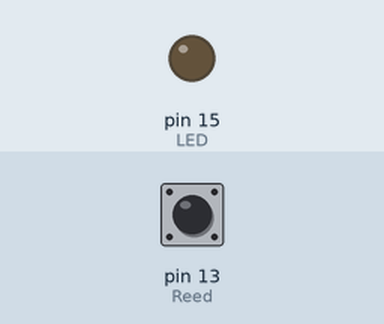
Simulated run of this sketch. Board: Arduino Uno, built with avr-gcc and run on an emulated ATmega328P. Shown: output pins drawn as LEDs (lit = HIGH). Inputs (shaded band) come from the test bench; at power-on: pin 13 (Reed) HIGH. What the sketch prints to the serial monitor is not drawn.

Above: at 1.2 s.
1.3 s: pin 13 (Reed) pulsed LOW 2 times (0.12 s each, 0.3 s apart)
At 4.6 s:
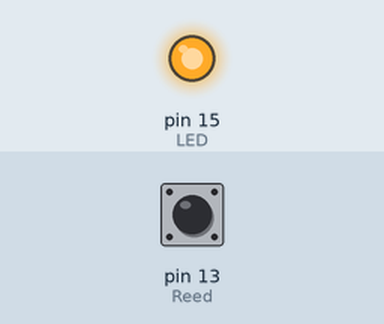
4.9 s: pin 13 (Reed) driven LOW
At 6.0 s:
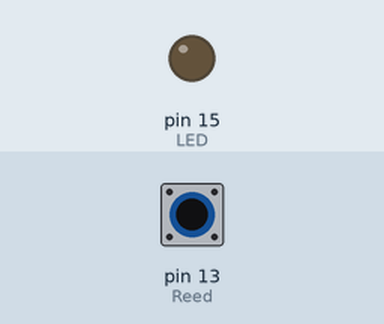
6.4 s: pin 13 (Reed) driven HIGH
At 8.9 s:
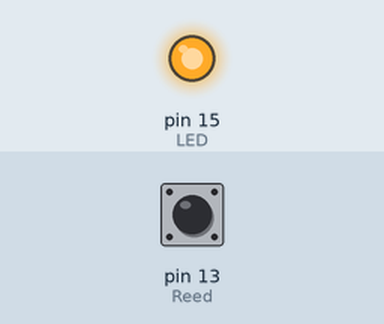
Timing chart, 0 to 10.4 s (numbered marks = the images above; inputs shaded):
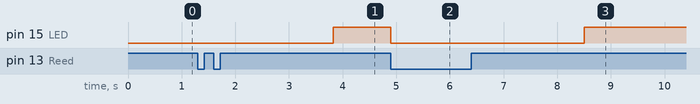

The sketch:

DoorSensor.ino
```cpp
// 입력핀 : 0->1 (VCC 필요) 풀다운
// 입력핀 : 1->0 (GND 필요) 풀업
#define Reed 13 // D13, GND
#define LED  15

unsigned long closedTime = 0;
unsigned long openedTime = 0;
const long interval = 2000;
int doorFlag = 0;
bool dataState = false;

void setup() {
  Serial.begin(115200);
  pinMode(Reed, INPUT_PULLUP);  //GND
  pinMode(LED, OUTPUT);
}

void loop() {

  //Serial.println(digitalRead(Reed));
  if(digitalRead(Reed) == 0){
    //Serial.println("close");
    doorFlag = 1;
    closedTime = millis();
    digitalWrite(LED, LOW);
  }else{
    //Serial.println("open");
    doorBell();
  }
}


// 시간 측정 시작 flag -> time1 (1일 때 마다 갱신됨)
// interval 3초보다 현재시간 - 이전시간이 크면 작동
// 중간에 doorFlag 0->1 time1은 더 커짐 -> 무조건 발동되어버림
// 3초가 되었을 때 openFlag 발동-> doorFlag 0일때 초기화
// 간격을 딱 집어낼 수 있어야함-> 어떻게?

// 열었을 때 2번 닫으면 1번 찍힘
// 닫을 때 doorFlag가 1되면서 찍힘
// 열었을 때 시간 차이 나서 1번 찍히고 그다음 간격 때

// 시간측정 - 0 일때 한번
// 닫을 때 시간 측정 - 이전 시간 간격 커서 한번
// 다시 열 때 시간 측정 - 이전 시간 간격 커서 한번

// 타이머를 2개를 둬서 (닫힘 -> 열림) 시간 간격을 구함
// 문이 열렸을 때 시간, 처음에는 둘이 같지만 닫혔던 시간은 과거, 차이가 발생
void doorBell(){
  if(doorFlag){
    openedTime = millis() - closedTime;
    Serial.println(openedTime);
    delay(100);
    if(openedTime >= interval){ //3초보다 커졌을때
      Serial.println("문열림");
      digitalWrite(LED, HIGH);
      doorFlag = 0;
    }
  }
}
```

Measured:
- after the input at 1.3 s, pin 15 (LED): LOW → HIGH after 2.5 s
- after the input at 4.9 s, pin 15 (LED): HIGH → LOW at once
- after the input at 6.4 s, pin 15 (LED): LOW → HIGH after 2.1 s
